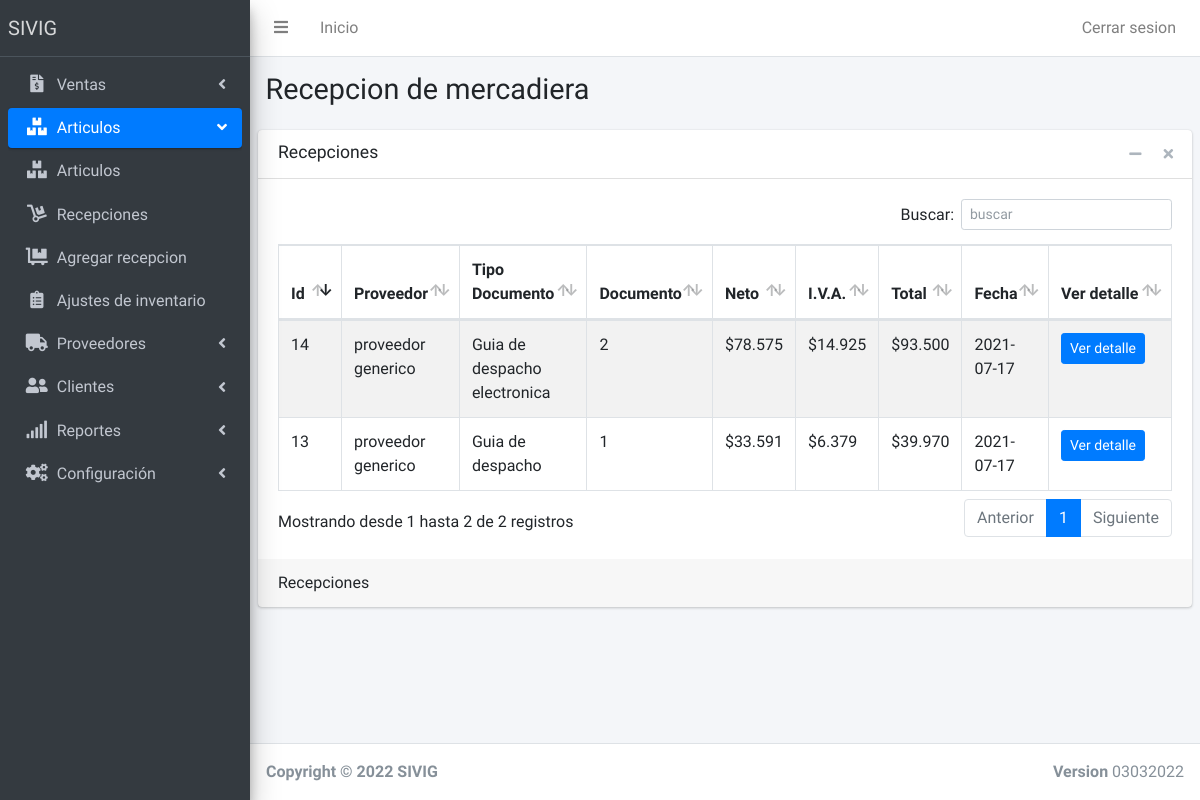
The app's page /Recepciones (signed in), older data.
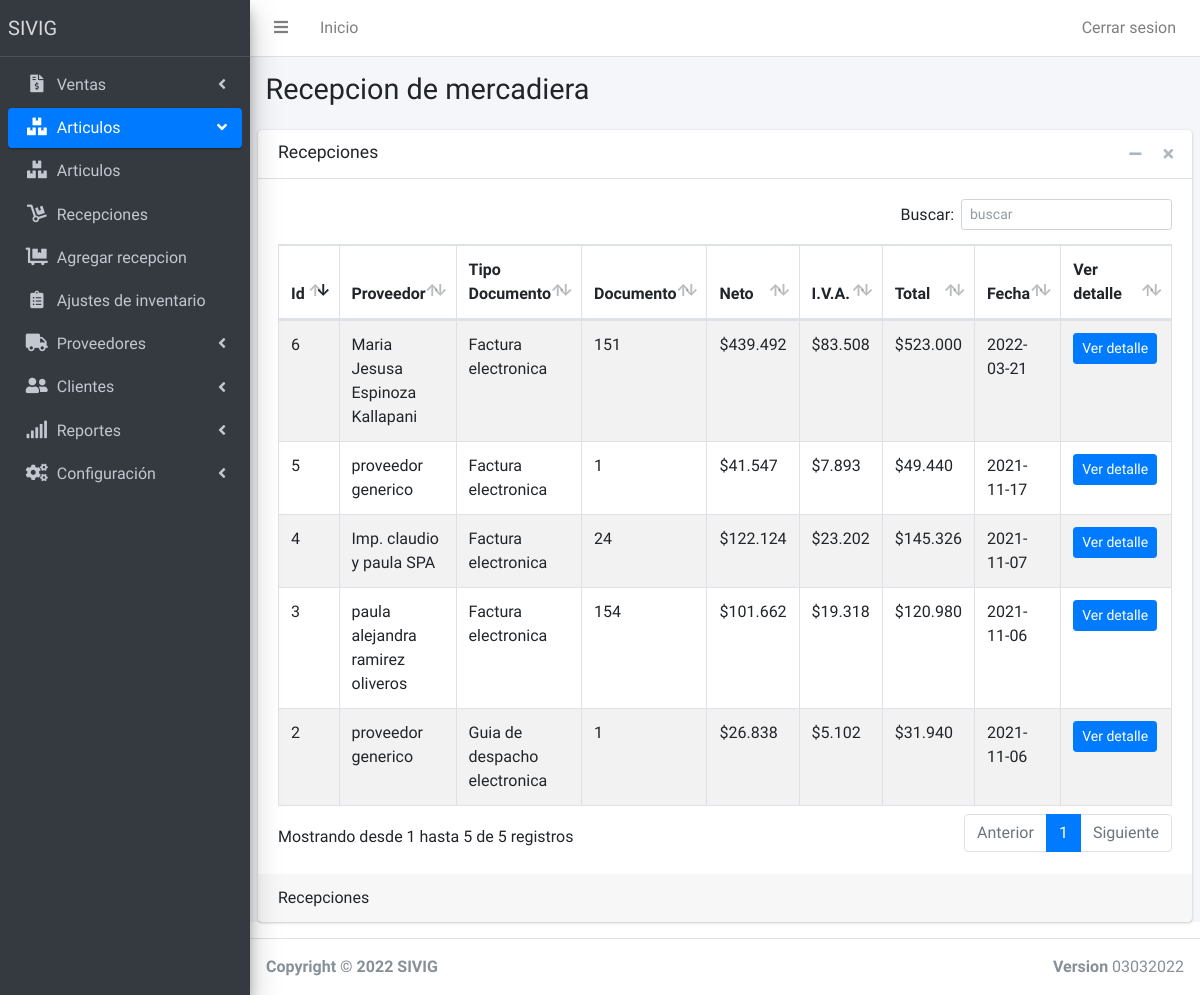
The same page, newer data.
### tables this page shows
CREATE TABLE IF NOT EXISTS `grupospaginas` (
  `idgrupo` int(11) NOT NULL AUTO_INCREMENT,
  `nombregrupo` varchar(120) NOT NULL,
  `imagengrupo` varchar(120) NOT NULL,
  `posicion` int(11) NOT NULL,
  PRIMARY KEY (`idgrupo`)
);

CREATE TABLE IF NOT EXISTS `permisos` (
  `IdPermiso` int(11) NOT NULL AUTO_INCREMENT,
  `IdUsuario` int(11) NOT NULL,
  `Idpagina` int(11) NOT NULL,
  `Permiso` int(11) NOT NULL,
  PRIMARY KEY (`IdPermiso`)
);

CREATE TABLE IF NOT EXISTS `paginas` (
  `IdPagina` int(11) NOT NULL AUTO_INCREMENT,
  `NombrePagina` varchar(120) NOT NULL,
  `Enlacepagina` varchar(120) NOT NULL,
  `Imagen` varchar(60) NOT NULL,
  `grupopagina` int(11) NOT NULL,
  PRIMARY KEY (`IdPagina`)
);

CREATE TABLE IF NOT EXISTS `recepciones` (
  `id` int(11) NOT NULL AUTO_INCREMENT,
  `proveedor` varchar(11) NOT NULL,
  `documento` int(11) NOT NULL,
  `tipo_documento` int(11) NOT NULL,
  `total_neto` int(11) NOT NULL,
  `total_imp` int(11) NOT NULL,
  `unidades_total` int(11) NOT NULL,
  `observaciones` varchar(250) NOT NULL,
  `fecha` date NOT NULL,
  `usuario` int(11) NOT NULL,
  PRIMARY KEY (`id`)
);

CREATE TABLE IF NOT EXISTS `proveedores` (
  `rut` varchar(11) NOT NULL,
  `nombre` varchar(80) NOT NULL,
  `giro` varchar(90) NOT NULL,
  `direccion` varchar(120) NOT NULL,
  `comuna` int(11) NOT NULL,
  `region` int(11) NOT NULL,
  `telefono` int(9) NOT NULL,
  `mail` varchar(80) NOT NULL,
  PRIMARY KEY (`rut`)
);

CREATE TABLE IF NOT EXISTS `tipo_documento` (
  `id` int(11) NOT NULL,
  `tipo` varchar(60) NOT NULL,
  PRIMARY KEY (`id`)
);

### Model/dbConection.php (called while the page is built)
<?php
class DB
{
	private $host;
	private $db;
	private $user;
	private $password;
	private $amb = 'DEV';
	public function __construct()
	{
		if ($this->amb == 'DEV') {
			$this->host = 'localhost';
			$this->db = 'sivig';
			$this->user = 'root';
			$this->password = '';
		} else {
			$this->host = 'localhost';
			$this->db = 'orhanoik_SIVIG';
			$this->user = 'orhanoik_sivig';
			$this->password = 'sivig2021-';
		}
	}
	public function connect()
	{
		try {
			$connection = "mysql:host=" . $this->host . ";dbname=" . $this->db;
			$options = [
				PDO::ATTR_ERRMODE => PDO::ERRMODE_EXCEPTION,
				PDO::ATTR_EMULATE_PREPARES => false,
				PDO::MYSQL_ATTR_INIT_COMMAND => "SET NAMES utf8",
			];
			$pdo = new PDO($connection, $this->user, $this->password, $options);
			return $pdo;
		} catch (PDOException $e) {
			print_r('Error conenection: ' . $e->getMessage());
		}
	}
}

### Controller/MenuController.php (called while the page is built, shortened)
<?php
include 'Model/dbConection.php';
class Menu extends DB{
        public function Getpaginas($idusuario, $idgrupo){
        $query = $this->connect()->prepare('SELECT * FROM paginas INNER JOIN permisos on permisos.Idpagina = paginas.IdPagina WHERE permisos.IdUsuario = :idusuario AND permisos.Permiso = 1 AND paginas.grupopagina = :idgrupo');
        $query->execute(['idusuario' => $idusuario, 'idgrupo' => $idgrupo]);
        $menusa = array();
        foreach ($query as $Menua) {
            $m = new Menus();
            $m->NombrePagina = $Menua[1];
            $m->EnlacePagina = $Menua[2];
            $m->IdPagina = $Menua[0];
            $m->ImagenPagina = $Menua['Imagen'];
            $m->GrupoPagina = $Menua[4];
            array_push($menusa, $m);
        }
        return $menusa;
       }
        public function GetGrupoPagina($idpagina){
            $query = $this->connect()->prepare('SELECT grupopagina FROM paginas WHERE Idpagina = :idpagina');
            $query->execute(['idpagina' => $idpagina]);
            foreach ($query as $a) {
                $idgrupo = $a[0];
            }
        return $idgrupo;
    }
        public function GetGrupos(){
            $query = $this->connect()->prepare('SELECT * FROM grupospaginas ORDER BY posicion ASC');
            $query->execute();
            $grupos = array();
            foreach ($query as $g) {
                array_push($grupos, $g);
            }
            return $grupos;
           }
}
?>

### Controller/RecepcionesController.php (called while the page is built, shortened)
<?php
Class Recepciones extends DB{
    public function GetRecepciones(){
        $query = $this->connect()->prepare('SELECT * FROM recepciones ORDER BY id DESC');
            $query->execute();
            $arrayrecepciones = array();
            foreach ($query as $r) {
               array_push($arrayrecepciones, $r);
            }
            return $arrayrecepciones;
    }
}
?>

### Controller/ProveedoresController.php (called while the page is built, shortened)
<?php
Class Proveedores extends DB{
    public function GetNombreProveedorPorRut($rut){
        $query = $this->connect()->prepare('SELECT nombre FROM proveedores WHERE rut = :rut');
        $query->execute(['rut' =>$rut]);
        foreach ($query as $c) {
            $proveedor = new Proveedor();
            $proveedor->nombre = $c[0];
        }
        return $proveedor->nombre;
}
}
?>

### Controller/TipoDocumentoController.php (called while the page is built, shortened)
<?php
Class TiposDocumentos extends DB{
    public function GetTiposDocumentosPorId($id){
        $query = $this->connect()->prepare('SELECT * FROM tipo_documento WHERE id = :id');
            $query->execute(['id' => $id]);
            foreach ($query as $c) {
                $tipo = $c['tipo'];
            }
            return $tipo;
    }
}
?>

### Recepciones.php (the view, shortened to what the changed rows need)
<?php
$idpagina = 5;
include 'Includes/partials/header.php';
include 'Includes/partials/menu.php';
include 'Controller/RecepcionesController.php';
include 'Controller/ProveedoresController.php';
include 'Controller/TipoDocumentoController.php';
$proveedores = new Proveedores();
$tipos = new TiposDocumentos();
?>
<div class="content-wrapper">
      <section class="content-header">
        <div class="container-fluid">
          <div class="row mb-2">
            <div class="col-sm-6">
              <h1>Recepcion de mercadiera</h1>
            </div>
          </div>
        </div>
      </section>
      <section class="content">
        <div class="card">
          <div class="card-header">
            <h3 class="card-title">Recepciones</h3>
            <div class="card-tools">
            </div>
          </div>
          <div class="card-body">
            <table id="tabla2" class="table table-bordered table-striped">
              <thead>
                <tr>
                  <th style="width: 20px">Id</th>
                  <th>Proveedor</th>
                  <th>Tipo Documento</th>
                  <th>Documento</th>
                  <th>Neto</th>
                  <th>I.V.A.</th>
                  <th>Total</th>
                  <th>Fecha</th>
                  <th style="width: 80px">Ver detalle</th>
                </tr>
              </thead>
              <tbody>
              <?php
              $recepcion = new Recepciones();
              $recepciones = $recepcion->GetRecepciones();
              foreach ($recepciones as $c) {
              echo '<tr>
                    <td>'.$c['id'].'</td>
                    <td>'.$proveedores->GetNombreProveedorPorRut($c['proveedor']).'</td>
                    <td>'.$tipos->GetTiposDocumentosPorId($c['tipo_documento']).'</td>
                    <td>'.$c['documento'].'</td>
                    <td>$'.number_format($c['total_neto'], 0, ',', '.').'</td>
                    <td>$'.number_format($c['total_imp'], 0, ',', '.').'</td>
                    <td>$'.number_format($c['total_neto'] + $c['total_imp'], 0, ',', '.').'</td>
                    <td>'.$c['fecha'].'</td>';
                    echo '<td>
                    <form action="VerRecepcion" method="POST">
                    <input type="hidden" name="id" value="'.$c['id'].'">
                    <button type="submit" class="btn btn-primary btn-sm" name="Ver" value="Ver">Ver detalle</button>
                    </form>
                    </td>';
                    echo '</tr>
                    ';
              }
              ?>
            </tbody>
            </table>
          </div>
          <div class="card-footer">
Recepciones          </div>
        </div>
      </section>
    </div>
  <?php
  include 'Includes/partials/footer.php';
  ?>

### Includes/partials/menu.php (shortened to what the changed rows need)
<div class="wrapper">
    <aside class="main-sidebar sidebar-dark-primary elevation-4">
      <div class="sidebar">
        <nav class="mt-2">
          <ul class="nav nav-pills nav-sidebar flex-column" data-widget="treeview" role="menu" data-accordion="false">
                 <li class="nav-item has-treeview">
                <?php
        require './Controller/MenuController.php';
        $menu = new Menu();
        $activo = "";
        $activog = "";
        $open = "";
        $grupos = $menu->GetGrupos();
        if ($idpagina == 0) {
          $idgrupoactivo = 0;
        }else{
          $idgrupoactivo = $menu->GetGrupoPagina($idpagina);
        }
        foreach ($grupos as $g) {
          if($idgrupoactivo === $g['idgrupo']){
            $activog = "active";
            $open = "menu-open";
          }else{
            $activog = "";
            $open = "";
          }
          echo '
          <li class="nav-item has-treeview '.$open.'">
          <a href="#" class="nav-link '.$activog.'">
            <i class="nav-icon '. $g['imagengrupo'] .'"></i>
            <p>
              '. $g['nombregrupo'].'
              <i class="right fas fa-angle-left"></i>
            </p>
          </a>
          <ul class="nav nav-treeview">';
          $datos = $menu->Getpaginas($_SESSION['id'], $g['idgrupo']);
          foreach ($datos as $n) {
            if($idpagina === $n->IdPagina){
              $activo = "active";
            }else{
              $activo = "";
            }
            echo '
            <li class="nav-item">
            <a href="'. $n->EnlacePagina.'" class="nav-link '. $activo.'">
              <i class="nav-icon '. $n->ImagenPagina.'"></i>
              <p>
              '. $n->NombrePagina.'
              </p>
            </a>
          </li>
          ';
      }
      echo '
          </ul>
         ';
      echo '
      </li>
     ';
        }
        ?>
                </ul>
        </nav>
      </div>
    </aside>

Row changes from the older to the newer data that the page shows:
removed recepciones: id "14", proveedor.nombre "proveedor generico", tipo_documento.tipo "Guia de despacho electronica", documento "2", total_neto "78.575", total_imp "14.925", $c['total_neto'] + $c['total_imp'] "93.500", fecha "2021-07-17"
removed recepciones: id "13", GetNombreProveedorPorRut "proveedor generico", tipo_documento.tipo "Guia de despacho", documento "1", total_neto "33.591", total_imp "6.379", $c['total_neto'] + $c['total_imp'] "39.970", fecha "2021-07-17"
added recepciones: id "6", proveedor.nombre "Maria Jesusa Espinoza Kallapani", tipo_documento.tipo "Factura electronica", documento "151", total_neto "439.492", total_imp "83.508", $c['total_neto'] + $c['total_imp'] "523.000", fecha "2022-03-21"
added recepciones: id "5", proveedor.nombre "proveedor generico", GetTiposDocumentosPorId "Factura electronica", documento "1", total_neto "41.547", total_imp "7.893", $c['total_neto'] + $c['total_imp'] "49.440", fecha "2021-11-17"
added recepciones: id "4", proveedor.nombre "Imp. claudio y paula SPA", GetTiposDocumentosPorId "Factura electronica", documento "24", total_neto "122.124", total_imp "23.202", $c['total_neto'] + $c['total_imp'] "145.326", fecha "2021-11-07"
added recepciones: id "3", proveedor.nombre "paula alejandra ramirez oliveros", GetTiposDocumentosPorId "Factura electronica", documento "154", total_neto "101.662", total_imp "19.318", $c['total_neto'] + $c['total_imp'] "120.980", fecha "2021-11-06"
added recepciones: id "2", GetNombreProveedorPorRut "proveedor generico", tipo_documento.tipo "Guia de despacho electronica", documento "1", total_neto "26.838", total_imp "5.102", $c['total_neto'] + $c['total_imp'] "31.940", fecha "2021-11-06"
Text that changed along with them:
text written by a page script: "Buscar: Mostrando desde 1 hasta 2 de 2 registros Anterior 1 Siguiente" → "Buscar: Mostrando desde 1 hasta 5 de 5 registros Anterior 1 Siguiente"
